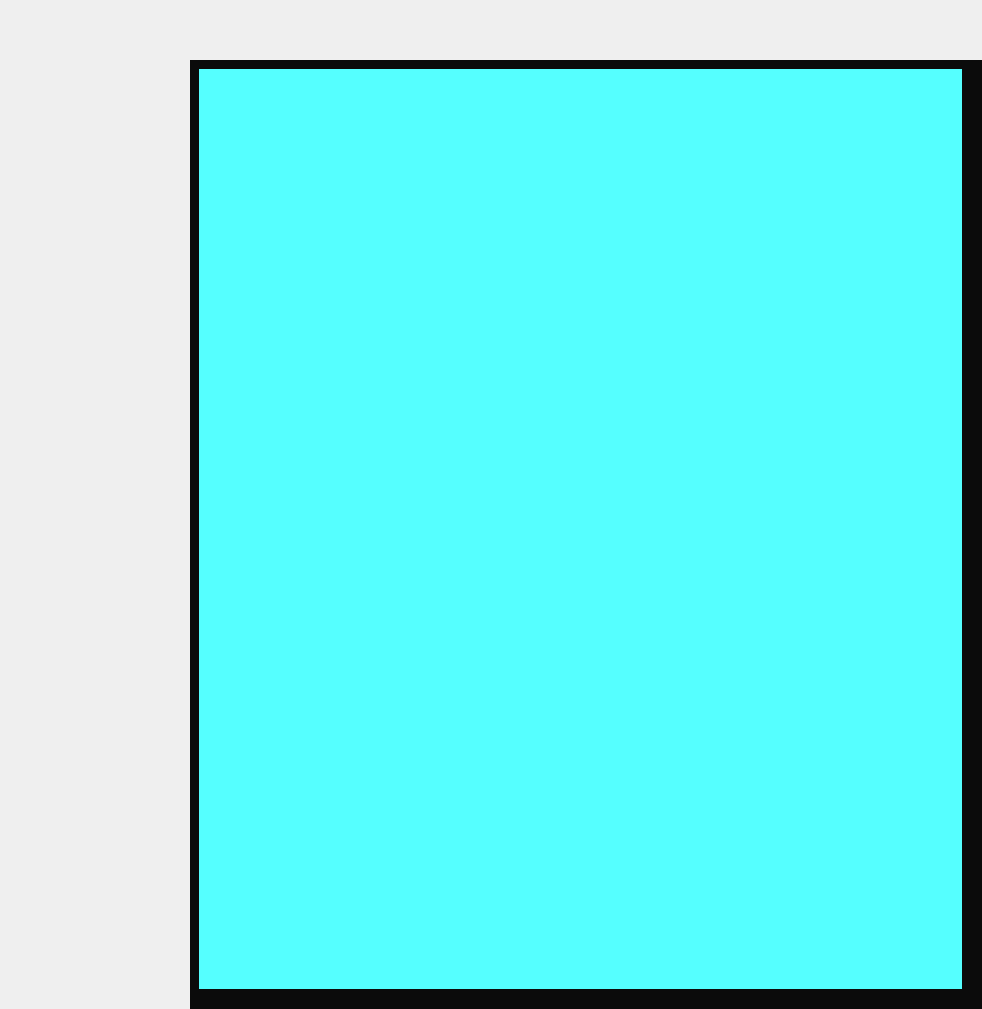
<?xml version="1.0" encoding="UTF-8"?>
<ui version="4.0">
 <class>Form</class>
 <widget class="QWidget" name="Form">
  <property name="geometry">
   <rect>
    <x>0</x>
    <y>0</y>
    <width>982</width>
    <height>1009</height>
   </rect>
  </property>
  <property name="windowTitle">
   <string>Form</string>
  </property>
  <layout class="QVBoxLayout" name="verticalLayout">
   <property name="spacing">
    <number>0</number>
   </property>
   <property name="leftMargin">
    <number>0</number>
   </property>
   <property name="topMargin">
    <number>0</number>
   </property>
   <property name="rightMargin">
    <number>0</number>
   </property>
   <property name="bottomMargin">
    <number>0</number>
   </property>
   <item>
    <layout class="QHBoxLayout" name="main_1_horizontalLayout">
     <item>
      <spacer name="verticalSpacer">
       <property name="orientation">
        <enum>Qt::Vertical</enum>
       </property>
       <property name="sizeType">
        <enum>QSizePolicy::Minimum</enum>
       </property>
       <property name="sizeHint" stdset="0">
        <size>
         <width>20</width>
         <height>60</height>
        </size>
       </property>
      </spacer>
     </item>
    </layout>
   </item>
   <item>
    <layout class="QHBoxLayout" name="main_2_horizontalLayout">
     <property name="spacing">
      <number>0</number>
     </property>
     <item>
      <spacer name="horizontalSpacer_4">
       <property name="orientation">
        <enum>Qt::Horizontal</enum>
       </property>
       <property name="sizeType">
        <enum>QSizePolicy::Minimum</enum>
       </property>
       <property name="sizeHint" stdset="0">
        <size>
         <width>190</width>
         <height>50</height>
        </size>
       </property>
      </spacer>
     </item>
     <item>
      <widget class="QWidget" name="left_widget" native="true">
       <property name="styleSheet">
        <string notr="true">background-color: rgb(36, 36, 36);</string>
       </property>
       <layout class="QVBoxLayout" name="verticalLayout_3">
        <property name="leftMargin">
         <number>0</number>
        </property>
        <property name="topMargin">
         <number>0</number>
        </property>
        <property name="rightMargin">
         <number>0</number>
        </property>
        <property name="bottomMargin">
         <number>0</number>
        </property>
       </layout>
      </widget>
     </item>
     <item>
      <widget class="QWidget" name="main_widget" native="true">
       <property name="styleSheet">
        <string notr="true">background-color:  rgb(11,11,11);</string>
       </property>
       <layout class="QGridLayout" name="main_grid_Layout">
        <property name="leftMargin">
         <number>9</number>
        </property>
        <property name="topMargin">
         <number>9</number>
        </property>
        <property name="rightMargin">
         <number>9</number>
        </property>
        <property name="bottomMargin">
         <number>9</number>
        </property>
        <item row="0" column="0">
         <spacer name="verticalSpacer_4">
          <property name="orientation">
           <enum>Qt::Vertical</enum>
          </property>
          <property name="sizeType">
           <enum>QSizePolicy::Maximum</enum>
          </property>
          <property name="sizeHint" stdset="0">
           <size>
            <width>20</width>
            <height>0</height>
           </size>
          </property>
         </spacer>
        </item>
        <item row="1" column="0">
         <layout class="QGridLayout" name="gridLayout_4">
          <item row="1" column="0">
           <spacer name="horizontalSpacer_5">
            <property name="orientation">
             <enum>Qt::Horizontal</enum>
            </property>
            <property name="sizeHint" stdset="0">
             <size>
              <width>40</width>
              <height>5</height>
             </size>
            </property>
           </spacer>
          </item>
          <item row="0" column="2">
           <spacer name="verticalSpacer_2">
            <property name="orientation">
             <enum>Qt::Vertical</enum>
            </property>
            <property name="sizeHint" stdset="0">
             <size>
              <width>5</width>
              <height>40</height>
             </size>
            </property>
           </spacer>
          </item>
          <item row="1" column="2">
           <widget class="QWidget" name="mange_widget" native="true">
            <property name="styleSheet">
             <string notr="true">background-color: rgb(11,11,11);</string>
            </property>
           </widget>
          </item>
          <item row="0" column="0">
           <widget class="QWidget" name="main_widget_2" native="true">
            <property name="styleSheet">
             <string notr="true">
background-color: rgb(11,11,11);</string>
            </property>
            <layout class="QHBoxLayout" name="horizontalLayout">
             <property name="spacing">
              <number>0</number>
             </property>
             <property name="leftMargin">
              <number>0</number>
             </property>
             <property name="topMargin">
              <number>0</number>
             </property>
             <property name="rightMargin">
              <number>0</number>
             </property>
             <property name="bottomMargin">
              <number>0</number>
             </property>
             <item>
              <widget class="QWidget" name="widget" native="true">
               <property name="styleSheet">
                <string notr="true">background-color: rgb(85, 255, 255);</string>
               </property>
              </widget>
             </item>
            </layout>
           </widget>
          </item>
         </layout>
        </item>
       </layout>
      </widget>
     </item>
    </layout>
   </item>
  </layout>
 </widget>
 <resources/>
 <connections/>
</ui>
